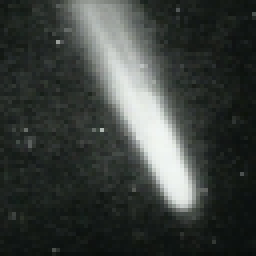
#> input picture test_frames/21829/frame_10471.png, 64 x 64 px (shown 4 times larger)
$ python -i transitions.py   (imports and definitions only)
#> lines starting #> are read from the running program, lines starting #| are printed output that depends on the picture
import numpy as np
from PIL import Image
from random import choice
import cv2

def create_flash(img):
    """
    create an artificical flash in a frame by converting frame to YUV colour space
    increasing the Y values by a value of 200 where possible and converting back to RGB colour space
    """
    value = 200
    yuv = cv2.cvtColor(img, cv2.COLOR_RGB2YUV)
#> yuv: shape (64, 64, 3); mean of channels 0, 1, 2 62.2, 127.4, 124.9
    y,u,v = cv2.split(yuv)
    lim = 255 - value
    y[y > lim] = 255
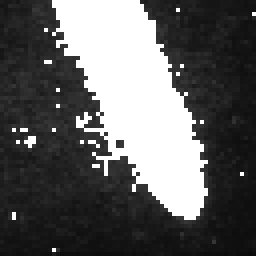
#> y: shape (64, 64) (shown 4 times larger); min 10, max 255, mean 94.7
    y[y <= lim] += value
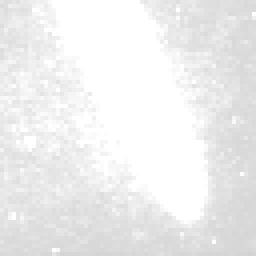
#> y: shape (64, 64) (shown 4 times larger); min 210, max 255, mean 237.9
    final_yuv = cv2.merge((y,u,v))
#> final_yuv: shape (64, 64, 3); mean of channels 0, 1, 2 237.9, 127.4, 124.9
    final_image = cv2.cvtColor(final_yuv, cv2.COLOR_YUV2RGB)
    return final_image

# [22 lines left out: functions create_flash_snippet, no_transition, not called in this run]

def hard_cut(snippet_1, snippet_2):
    # take the first five frames -- which is for the original current snippet
    return snippet_1[0:5] + snippet_2[5:10], [1,1,1,1,1,0,1,1,1,1], 'hard_cut'

# [116 lines left out: functions crop_cut, fade_in, fade_out, wipe, dissolve, selectAndReturnTransition, not called in this run]

>>> import cv2
>>> picture = cv2.cvtColor(cv2.imread('test_frames/21829/frame_10471.png'), cv2.COLOR_BGR2RGB)
>>> result = create_flash(picture)

$ run again, on test_frames/21829/frame_10754.png
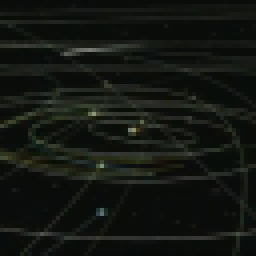
#> input picture test_frames/21829/frame_10754.png, 64 x 64 px (shown 4 times larger)
#> yuv: shape (64, 64, 3); mean of channels 0, 1, 2 20.8, 126.7, 126.6
#> in create_flash, `y[y > lim] = 255`:
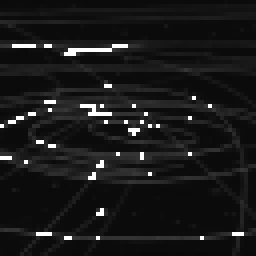
#> y: shape (64, 64) (shown 4 times larger); min 9, max 255, mean 25.2
#> in create_flash, `y[y <= lim] += value`:
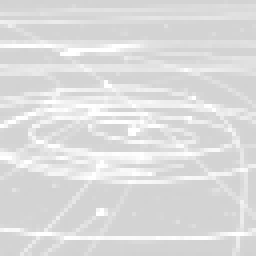
#> y: shape (64, 64) (shown 4 times larger); min 209, max 255, mean 220.4
#> final_yuv: shape (64, 64, 3); mean of channels 0, 1, 2 220.4, 126.7, 126.6

$ run again, on test_frames/21829/frame_10999.png
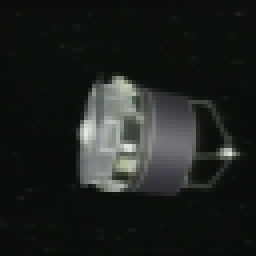
#> input picture test_frames/21829/frame_10999.png, 64 x 64 px (shown 4 times larger)
#> yuv: shape (64, 64, 3); mean of channels 0, 1, 2 31.7, 127.1, 125.9
#> in create_flash, `y[y > lim] = 255`:
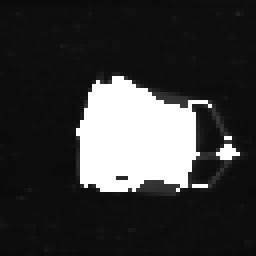
#> y: shape (64, 64) (shown 4 times larger); min 10, max 255, mean 55.5
#> in create_flash, `y[y <= lim] += value`:
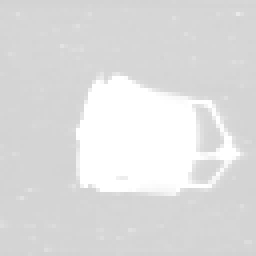
#> y: shape (64, 64) (shown 4 times larger); min 210, max 255, mean 221.7
#> final_yuv: shape (64, 64, 3); mean of channels 0, 1, 2 221.7, 127.1, 125.9
